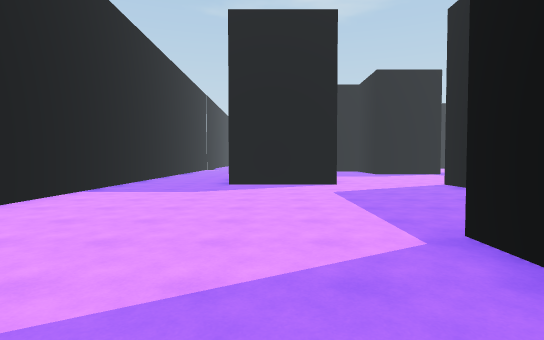
[1] (above)

24 first-person views from a walk through a Unity game level. The camera is 1.5 m above the floor, tilts 2° down and sees 80° across. The floor is counted in squares, 2 m on a side. Each view is taken from the middle of a square. On the plan, view 1 faces up. The plan holds only what a view shows up to about 11 squares ahead; the rest is blank. The place goes on beyond the plan. The player character is not drawn.

[2]
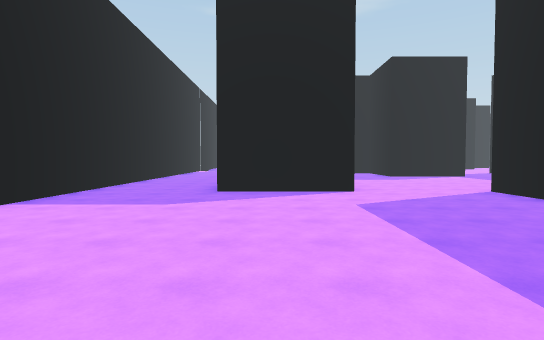

[3]
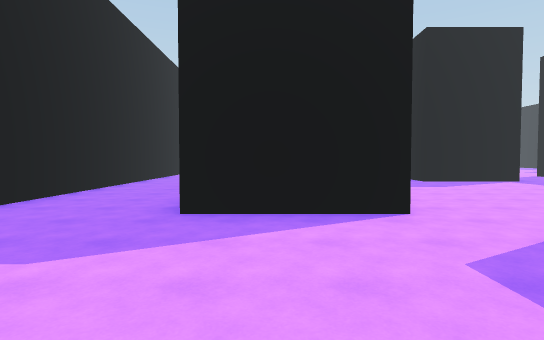

[4]
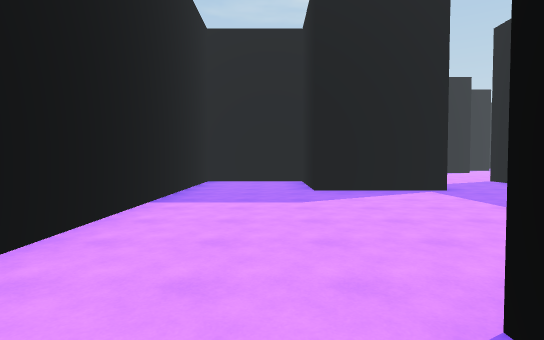

[5]
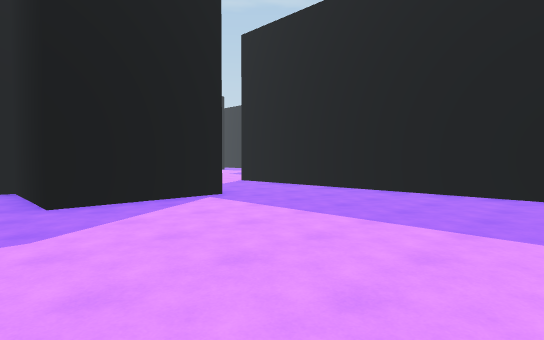

[6]
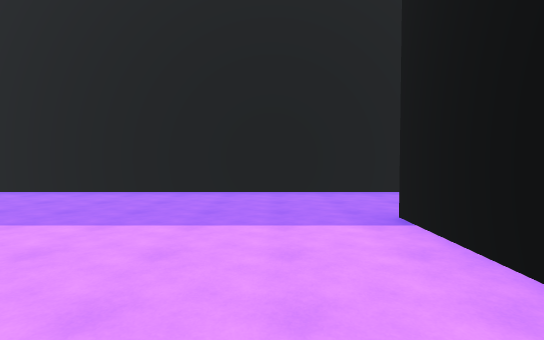

[7]
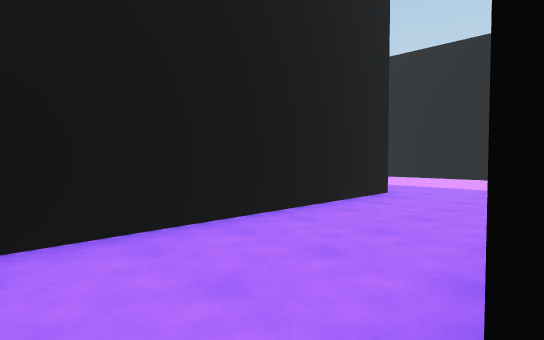

[8]
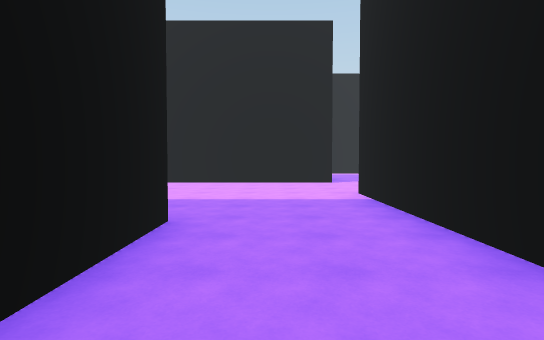

[9]
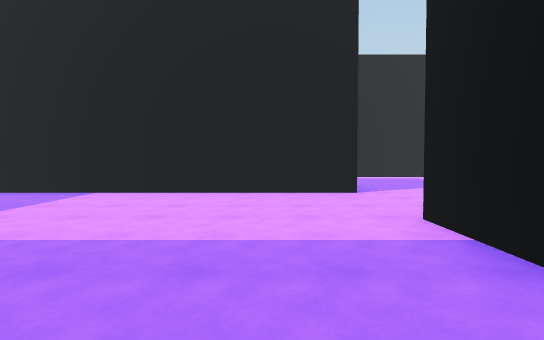

[10]
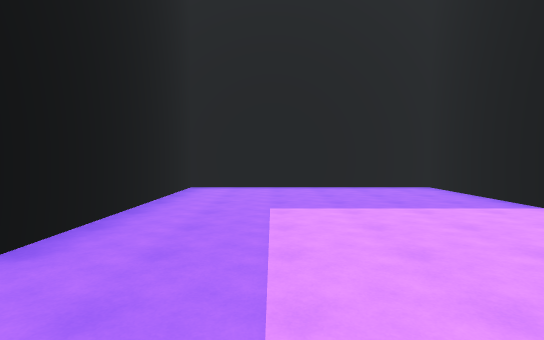

[11]
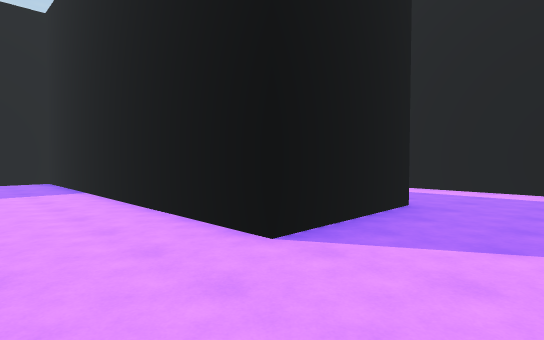

[12]
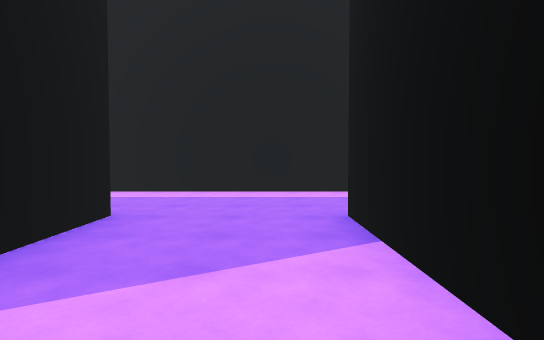

[13]
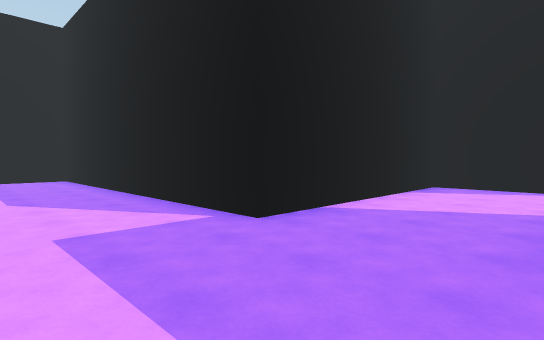

[14]
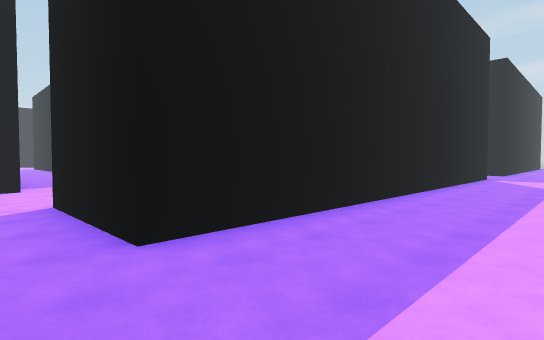

[15]
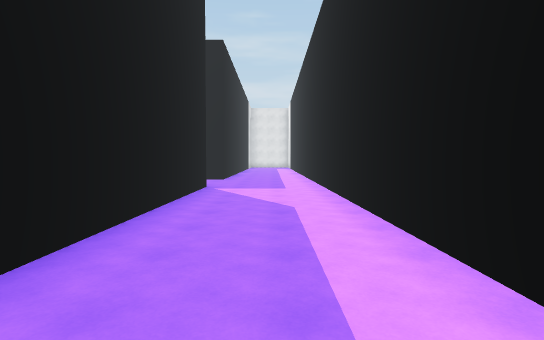

[16]
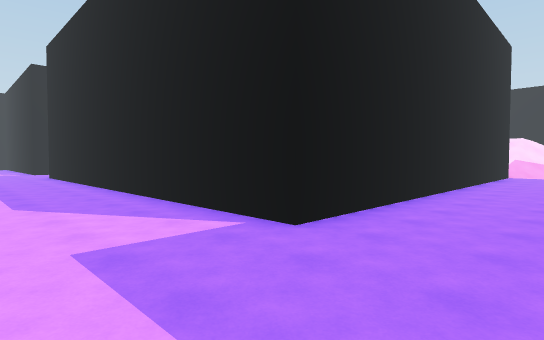

[17]
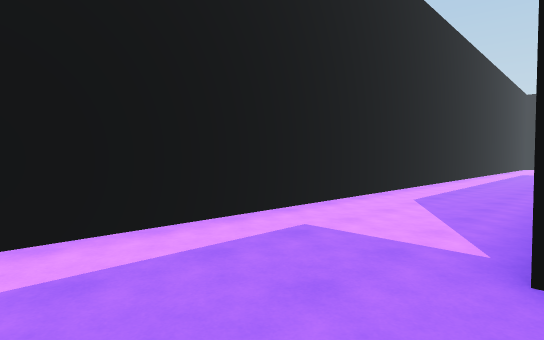

[18]
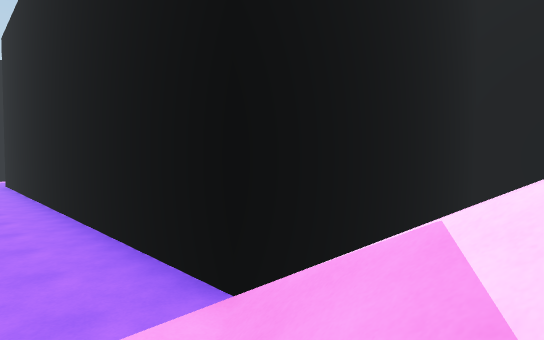

[19]
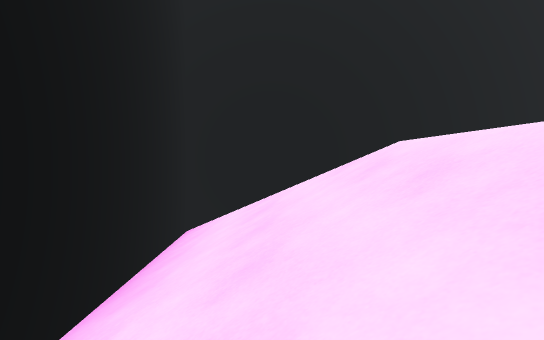

[20]
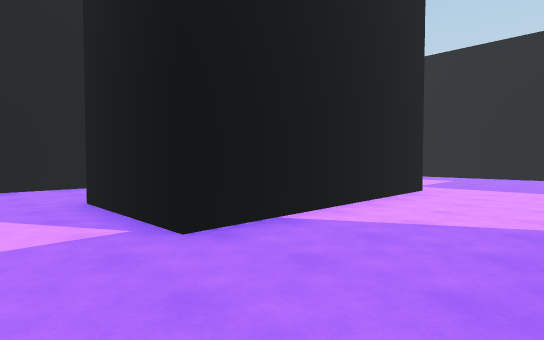

[21]
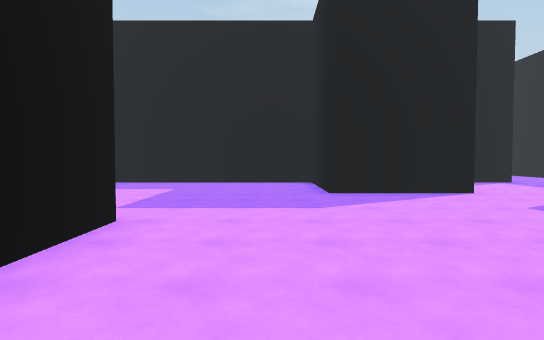

[22]
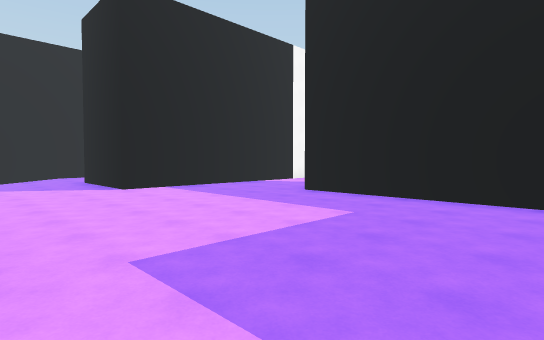

[23]
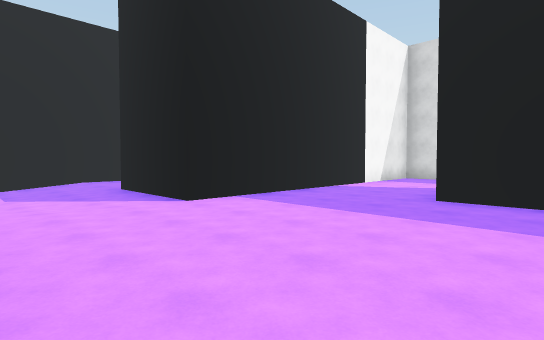

[24]
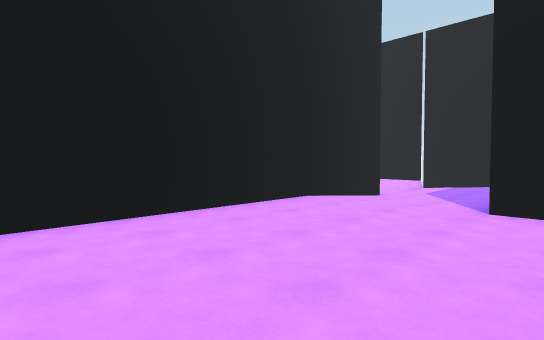

### Floor plan
Key: @ floor where view 1 was taken; # wall or solid block; . main floor; - floor 0.25 m lower than the main floor; _ floor 0.5 m lower than the main floor; / step, stairs or slope.
Columns run from 5 left of view 1 to 23 right of it. Each row starts with its distance up from view 1.
 33        #.
 32        #..
 31        #..
 30        #..
 29        #..
 28        #..########   ##.
 27        #.........#   ...
 26 #..    #.........#  ...
 25 #...####.........###..
 24 #///---..............
 23 #////-/.............
 22 #///_//.............
 21  ./ ##########.....
 20        ####  #....
 19        ####  #...
 18        #..#  #...#
 17        #..#  #...#
 16 #..    #..####...#
 15 #..    #.........#
 14 #..    #.........#
 13 #...   #.........#
 12 #...   #.........#
 11 #...   #.........#
 10 #...####.........#
  9 #.........####...#    ////
  8 #.........#   ...### ///////
  7 #.........    ...###///////
  6 #.........    ...#########..
  5 #........    #...#       #..
  4  ........    #...#       #..
  3   .....#     #...#########..
  2    ....#     #.........###..
  1     ...      #.........###..
  0      @    ####.........###..
 -1           #............###..
 -2           #............###..
 -3           #............###..
 -4           #...########## #...
 -5           #...#########  #...
 -6 ###########...############...
 -7 #............................
 -8 #............................
 -9         .....................
-10          ####################

Positions as (right, up) in squares from view 1, and headings:
1: (0, 0), facing up
2: (0, 2), facing up
3: (0, 5), facing up
4: (4, 8), facing up
5: (4, 10), facing up-right
6: (4, 11), facing right
7: (8, 10), facing down-right
8: (10, 7), facing down
9: (10, 4), facing down
10: (9, 1), facing right
11: (6, -1), facing down-right
12: (6, -2), facing down
13: (8, -9), facing up-left
14: (7, -9), facing up-right
15: (12, -8), facing right
16: (23, -9), facing up-left
17: (23, -6), facing down-left
18: (22, 8), facing down-left
19: (21, 8), facing left
20: (11, 14), facing up-left
21: (10, 18), facing up
22: (10, 22), facing up-left
23: (7, 22), facing up-left
24: (7, 26), facing down-left
